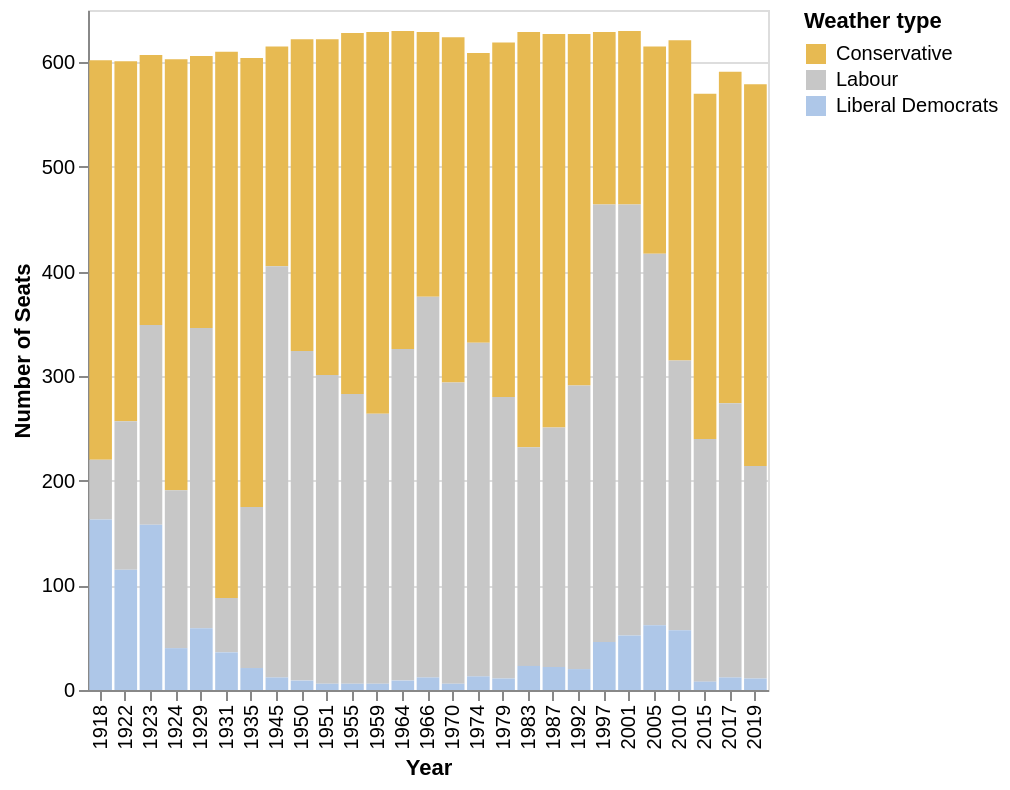

The specification (Vega-Lite) saved for this image:
### Vega-Lite specification from a JSON file in a GitHub repository (floating-point values rounded to 4 significant figures)
{"$schema": "https://vega.github.io/schema/vega-lite/v5.json", "data": {"values": [{"Year": 1918, "Party": "Conservative", "seats": 382}, {"Year": 1922, "Party": "Conservative", "seats": 344}, {"Year": 1923, "Party": "Conservative", "seats": 258}, {"Year": 1924, "Party": "Conservative", "seats": 412}, {"Year": 1929, "Party": "Conservative", "seats": 260}, {"Year": 1931, "Party": "Conservative", "seats": 522}, {"Year": 1935, "Party": "Conservative", "seats": 429}, {"Year": 1945, "Party": "Conservative", "seats": 210}, {"Year": 1950, "Party": "Conservative", "seats": 298}, {"Year": 1951, "Party": "Conservative", "seats": 321}, {"Year": 1955, "Party": "Conservative", "seats": 345}, {"Year": 1959, "Party": "Conservative", "seats": 365}, {"Year": 1964, "Party": "Conservative", "seats": 304}, {"Year": 1966, "Party": "Conservative", "seats": 253}, {"Year": 1970, "Party": "Conservative", "seats": 330}, {"Year": 1974, "Party": "Conservative", "seats": 277}, {"Year": 1979, "Party": "Conservative", "seats": 339}, {"Year": 1983, "Party": "Conservative", "seats": 397}, {"Year": 1987, "Party": "Conservative", "seats": 376}, {"Year": 1992, "Party": "Conservative", "seats": 336}, {"Year": 1997, "Party": "Conservative", "seats": 165}, {"Year": 2001, "Party": "Conservative", "seats": 166}, {"Year": 2005, "Party": "Conservative", "seats": 198}, {"Year": 2010, "Party": "Conservative", "seats": 306}, {"Year": 2015, "Party": "Conservative", "seats": 330}, {"Year": 2017, "Party": "Conservative", "seats": 317}, {"Year": 2019, "Party": "Conservative", "seats": 365}, {"Year": 1918, "Party": "Labour", "seats": 57}, {"Year": 1922, "Party": "Labour", "seats": 142}, {"Year": 1923, "Party": "Labour", "seats": 191}, {"Year": 1924, "Party": "Labour", "seats": 151}, {"Year": 1929, "Party": "Labour", "seats": 287}, {"Year": 1931, "Party": "Labour", "seats": 52}, {"Year": 1935, "Party": "Labour", "seats": 154}, {"Year": 1945, "Party": "Labour", "seats": 393}, {"Year": 1950, "Party": "Labour", "seats": 315}, {"Year": 1951, "Party": "Labour", "seats": 295}, {"Year": 1955, "Party": "Labour", "seats": 277}, {"Year": 1959, "Party": "Labour", "seats": 258}, {"Year": 1964, "Party": "Labour", "seats": 317}, {"Year": 1966, "Party": "Labour", "seats": 364}, {"Year": 1970, "Party": "Labour", "seats": 288}, {"Year": 1974, "Party": "Labour", "seats": 319}, {"Year": 1979, "Party": "Labour", "seats": 269}, {"Year": 1983, "Party": "Labour", "seats": 209}, {"Year": 1987, "Party": "Labour", "seats": 229}, {"Year": 1992, "Party": "Labour", "seats": 271}, {"Year": 1997, "Party": "Labour", "seats": 418}, {"Year": 2001, "Party": "Labour", "seats": 412}, {"Year": 2005, "Party": "Labour", "seats": 355}, {"Year": 2010, "Party": "Labour", "seats": 258}, {"Year": 2015, "Party": "Labour", "seats": 232}, {"Year": 2017, "Party": "Labour", "seats": 262}, {"Year": 2019, "Party": "Labour", "seats": 203}, {"Year": 1918, "Party": "Liberal Democrats", "seats": 163}, {"Year": 1922, "Party": "Liberal Democrats", "seats": 115}, {"Year": 1923, "Party": "Liberal Democrats", "seats": 158}, {"Year": 1924, "Party": "Liberal Democrats", "seats": 40}, {"Year": 1929, "Party": "Liberal Democrats", "seats": 59}, {"Year": 1931, "Party": "Liberal Democrats", "seats": 36}, {"Year": 1935, "Party": "Liberal Democrats", "seats": 21}, {"Year": 1945, "Party": "Liberal Democrats", "seats": 12}, {"Year": 1950, "Party": "Liberal Democrats", "seats": 9}, {"Year": 1951, "Party": "Liberal Democrats", "seats": 6}, {"Year": 1955, "Party": "Liberal Democrats", "seats": 6}, {"Year": 1959, "Party": "Liberal Democrats", "seats": 6}, {"Year": 1964, "Party": "Liberal Democrats", "seats": 9}, {"Year": 1966, "Party": "Liberal Democrats", "seats": 12}, {"Year": 1970, "Party": "Liberal Democrats", "seats": 6}, {"Year": 1974, "Party": "Liberal Democrats", "seats": 13}, {"Year": 1979, "Party": "Liberal Democrats", "seats": 11}, {"Year": 1983, "Party": "Liberal Democrats", "seats": 23}, {"Year": 1987, "Party": "Liberal Democrats", "seats": 22}, {"Year": 1992, "Party": "Liberal Democrats", "seats": 20}, {"Year": 1997, "Party": "Liberal Democrats", "seats": 46}, {"Year": 2001, "Party": "Liberal Democrats", "seats": 52}, {"Year": 2005, "Party": "Liberal Democrats", "seats": 62}, {"Year": 2010, "Party": "Liberal Democrats", "seats": 57}, {"Year": 2015, "Party": "Liberal Democrats", "seats": 8}, {"Year": 2017, "Party": "Liberal Democrats", "seats": 12}, {"Year": 2019, "Party": "Liberal Democrats", "seats": 11}]}, "height": 340, "width": 340, "mark": "bar", "encoding": {"x": {"field": "Year", "type": "ordinal", "title": "Year"}, "y": {"field": "seats", "type": "quantitative", "title": "Number of Seats"}, "color": {"field": "Party", "type": "nominal", "scale": {"domain": ["Conservative", "Labour", "Liberal Democrats"], "range": ["#e7ba52", "#c7c7c7", "#aec7e8", "#1f77b4", "#9467bd"]}, "title": "Weather type"}}, "config": {}}
